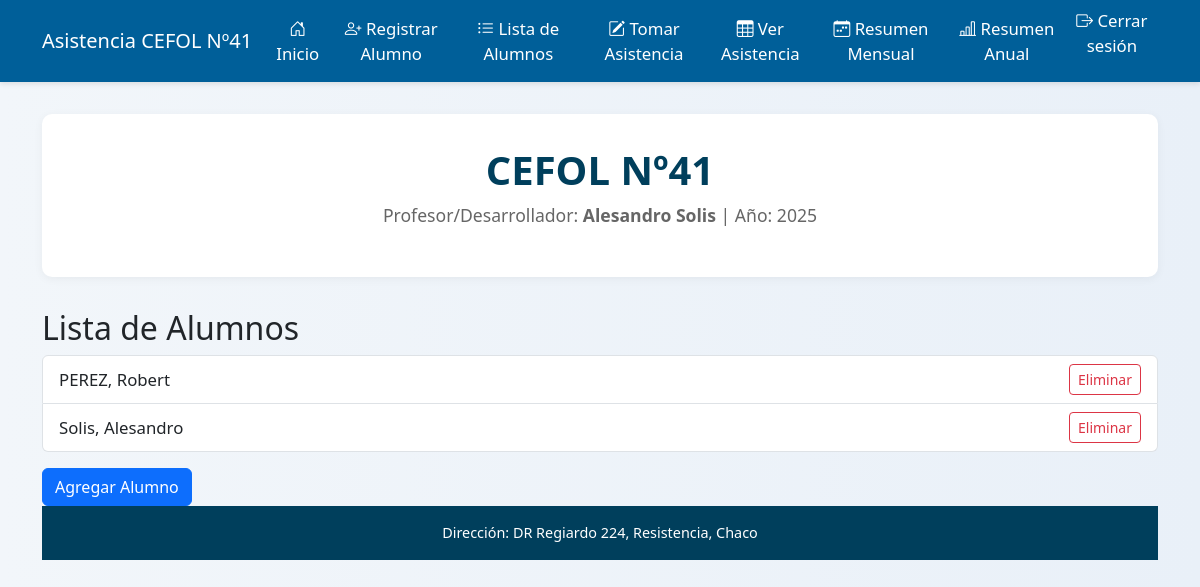
/alumnos/ (signed in), run on an earlier commit of the app's database.
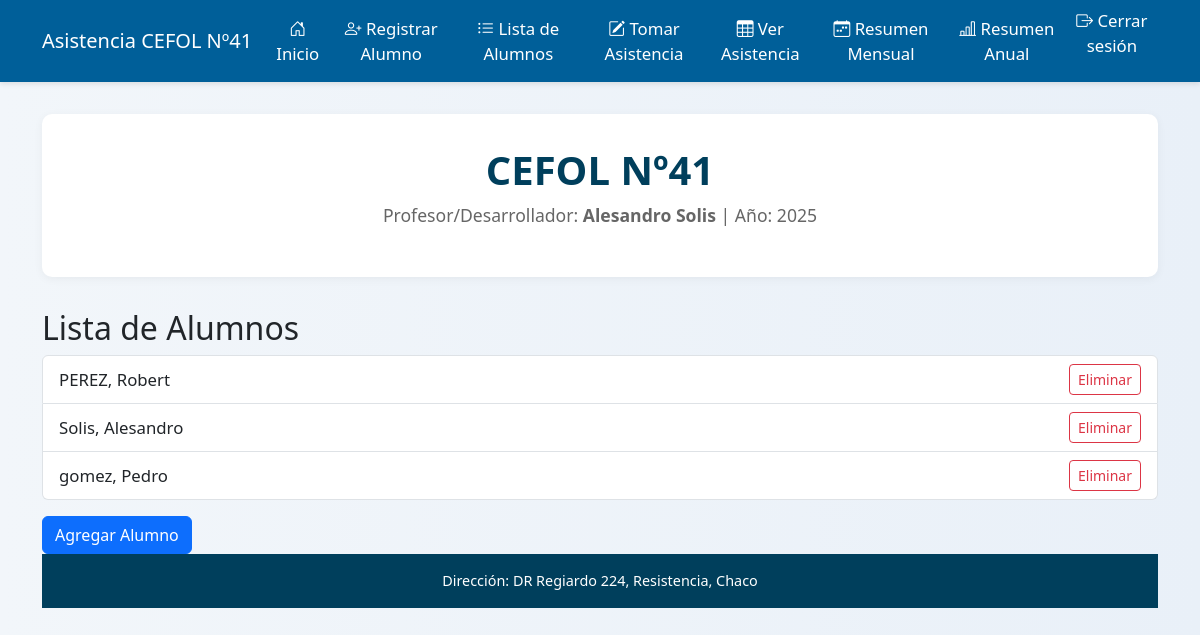
And on a later commit of the database.
### control/models.py (models this page shows)
class Alumno(models.Model):
    usuario = models.ForeignKey(User, on_delete=models.CASCADE)  # 🔐 Nuevo campo
    nombre = models.CharField(max_length=100)
    apellido = models.CharField(max_length=100)
    def __str__(self):
        return f"{self.apellido}, {self.nombre}"

### control/views.py (the view)
# urls.py: path('alumnos/', views.lista_alumnos, name='lista_alumnos'),
@login_required
def lista_alumnos(request):
    alumnos = Alumno.objects.filter(usuario=request.user)
    return render(request, 'control/lista_alumnos.html', {'alumnos': alumnos})

### control/templates/control/lista_alumnos.html
{% extends 'control/base.html' %}
{% block content %}
<h2>Lista de Alumnos</h2>
<ul class="list-group">
    {% for alumno in alumnos %}
    <li class="list-group-item d-flex justify-content-between align-items-center">
        {{ alumno }}
        <a href="{% url 'eliminar_alumno' alumno.id %}" class="btn btn-sm btn-outline-danger">Eliminar</a>
    </li>
    {% endfor %}
</ul>
<a href="{% url 'registrar_alumno' %}" class="btn btn-primary mt-3">Agregar Alumno</a>
{% endblock %}

What changed in the data, as far as the page shows it:
added Alumno: apellido+nombre "gomez, Pedro"
